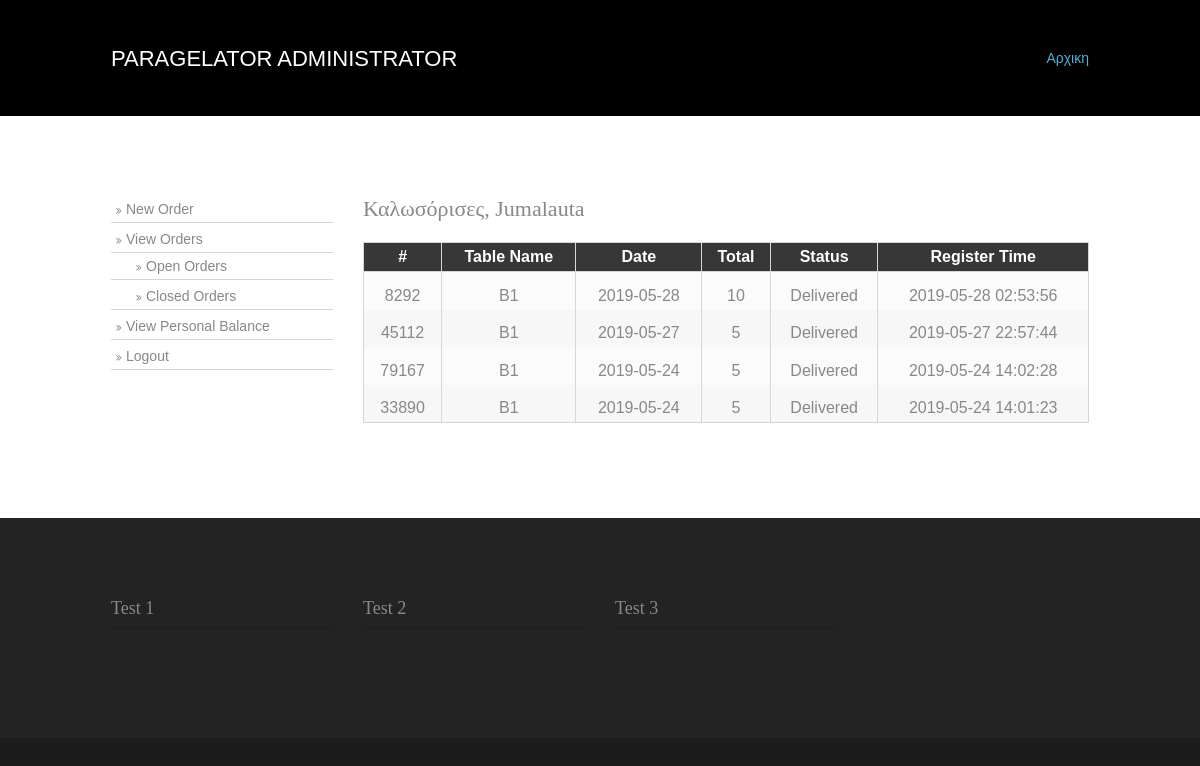
The page /index.php?disp_id=vorders&ord_type=closed (signed in) on the database its author committed.
### tables this page shows
CREATE TABLE IF NOT EXISTS `ordhead` (
  `order_id` int(11) NOT NULL,
  `table_id` int(11) NOT NULL,
  `date` date NOT NULL,
  `user_id` int(11) NOT NULL,
  `total` float NOT NULL,
  `status` int(11) NOT NULL,
  `regtime` datetime NOT NULL,
  `comptime` datetime DEFAULT NULL,
  PRIMARY KEY (`order_id`),
  KEY `table_id` (`table_id`),
  KEY `user_id` (`user_id`)
);

CREATE TABLE IF NOT EXISTS `tables` (
  `table_id` int(11) NOT NULL AUTO_INCREMENT,
  `table_name` varchar(250) NOT NULL,
  `sect_id` int(11) NOT NULL,
  PRIMARY KEY (`table_id`),
  KEY `sect_id` (`sect_id`)
);

### pages/vorders.php (the view, shortened to what this page needs)
<?php
include 'dbconnect.php';
if($_SESSION['role_id'] == 1){
	if($_GET['ord_type'] == 'open'){
?>
<table class="table table-condensed">
                                <thead>
                                    <tr>
										<th>#</th>
                                        <th>Table Name</th>
										<th>Date</th>
										<th>Total</th>
										<th>Status</th>
										<th>Register Time</th>
										<th>Action</th>
                                    </tr>
                                </thead>
								<tbody>
								<?php
											$sql = "SELECT * FROM ordhead WHERE user_id = " .$_SESSION['user_id']. " AND status = '1'";
											$result = $conn->query($sql);
											if($_SESSION['num'] == 0){
												$_SESSION['num'] = $result->num_rows;
											}else if($result->num_rows > $_SESSION['num']){
												echo $_SESSION['num'];
								?>
									<audio id="soundHandle" style="display: none;"></audio>
									<script>
									  soundHandle = document.getElementById('soundHandle');
									  soundHandle.src = 'assets/wryyy.mp3';
									  soundHandle.play();
									</script>
								<?php
												$_SESSION['num'] = $result->num_rows;
											}else if($result->num_rows < $_SESSION['num']){
												$_SESSION['num'] = $result->num_rows;
											}
											$sql = "SELECT * FROM ordhead WHERE user_id = " .$_SESSION['user_id']. " AND status != '3' ORDER BY regtime DESC";
											$result = $conn->query($sql);
											$sql2 = "SELECT * FROM tables";
											$result2 = $conn->query($sql2);
											$row2 = $result2->fetch_assoc();
											if ($result->num_rows > 0) {
												while($row = $result->fetch_assoc()) {
								?>
                                    <tr align="center" >
										<td><?php echo $row['order_id']; ?></td>
										<td><?php echo $row2['table_name']; ?></td>
										<td><?php echo $row['date']; ?></td>
										<td><?php echo $row['total']; ?></td>
										<td><?php if($row['status'] == '0'){
														echo "Pending";
												  }else if($row['status'] == 1){
														echo "Ready";
												  }else if($row['status'] == 2){
														echo "Serving";
												  }
											?>
										</td>
										<td><?php echo $row['regtime']; ?></td>
										<td><?php
												if($row['status'] == 1){
											?>
												<a href="index.php?disp_id=vorders&ord_type=open&ord_id=<?php echo $row['order_id']; ?>&state=serve">Set Serving</a>
											<?php
												}else if($row['status'] == 2){
											?>
												<a href="index.php?disp_id=vorders&ord_type=open&ord_id=<?php echo $row['order_id']; ?>&state=deliver">Set Delivered</a>
											<?php
												}
											?></td>
                                    </tr>
								<?php
												}
											} else {
												echo "0 results";
											}
								?>
									</tbody>
                            </table>
<?php
	}else if($_GET['ord_type'] == 'closed'){
?>
<table class="table table-condensed">
                                <thead>
                                    <tr>
										<th>#</th>
                                        <th>Table Name</th>
										<th>Date</th>
										<th>Total</th>
										<th>Status</th>
										<th>Register Time</th>
                                    </tr>
                                </thead>
								<tbody>
								<?php
											$sql = "SELECT * FROM ordhead WHERE user_id = " .$_SESSION['user_id']. " AND status = '3' ORDER BY regtime DESC";
											$result = $conn->query($sql);
											$sql2 = "SELECT * FROM tables";
											$result2 = $conn->query($sql2);
											$row2 = $result2->fetch_assoc();
											if ($result->num_rows > 0) {
												while($row = $result->fetch_assoc()) {
								?>
                                    <tr align="center" >
										<td><?php echo $row['order_id']; ?></td>
										<td><?php echo $row2['table_name']; ?></td>
										<td><?php echo $row['date']; ?></td>
										<td><?php echo $row['total']; ?></td>
										<td><?php if($row['status'] == '3'){
														echo "Delivered";
												  }
											?>
										</td>
										<td><?php echo $row['regtime']; ?></td>
                                    </tr>
								<?php
												}
											} else {
												echo "0 results";
											}
								?>
									</tbody>
                            </table>
<?php
	}
}else if($_SESSION['role_id'] == 2 && $_GET['ord_type'] == 'pending'){
	?>
	<table id="orders" class="table table-condensed">
                                <thead>
                                    <tr>
										<th>#</th>
                                        <th>Table Name</th>
										<th>Date</th>
										<th>Total</th>
										<th>Status</th>
										<th>Register Time</th>
										<th>Action</th>
                                    </tr>
                                </thead>
								<tbody>
								<?php
											$sql = "SELECT * FROM ordhead WHERE status = '0' ORDER BY regtime DESC";
											$result = $conn->query($sql);
											$sql2 = "SELECT * FROM tables";
											$result2 = $conn->query($sql2);
											$row2 = $result2->fetch_assoc();
											if($_SESSION['num'] == 0){
												$_SESSION['num'] = $result->num_rows;
											}else if($result->num_rows > $_SESSION['num']){
								?>
									<audio id="soundHandle" style="display: none;"></audio>
									<script>
									  soundHandle = document.getElementById('soundHandle');
									  soundHandle.src = 'assets/wryyy.mp3';
									  soundHandle.play();
									</script>
								<?php
												$_SESSION['num'] = $result->num_rows;
											}else if($result->num_rows < $_SESSION['num']){
												$_SESSION['num'] = $result->num_rows;
											}
											if ($result->num_rows > 0) {
												while($row = $result->fetch_assoc()) {
								?>
                                    <tr align="center" >
										<td><?php echo $row['order_id']; ?></td>
										<td><?php echo $row2['table_name']; ?></td>
										<td><?php echo $row['date']; ?></td>
										<td><?php echo $row['total']; ?></td>
										<td><?php if($row['status'] == '0'){
														echo "Pending";
												  }else if($row['status'] == 1){
														echo "Ready";
												  }else if($row['status'] == 2){
														echo "Serving";
												  }
											?>
										</td>
										<td><?php echo $row['regtime']; ?></td>
										<td><a href="index.php?disp_id=vorders&order=<?php echo $row['order_id']; ?>">Ready</a></td>
                                    </tr>
								<?php
												}
											} else {
												echo "0 results";
											}
								?>
									</tbody>
                            </table>
<?php
}
?>

### index.php (shortened to what this page needs)
<?php
	if(!isset($_SESSION['loggedin'])){
		header('location: adminlogin.php');
	}else{
	include 'pages/adminheader.php';
?>
					<article class="content three_quarter">
						<h2>Καλωσόρισες, <?php if($_SESSION['loggedin'] == "bkeh97"){echo "Supreme Administrator ";} echo($_SESSION['loggedin']); ?></h2>
						<?php
							if(isset($_GET['disp_id'])){
								include 'pages/'.$_GET['disp_id'].'.php';
							}else{
								echo "<p>Τί θα κάνουμε σήμερα;</p><br>";
							}
						?>
					</article>
				</main>
			</div>
			<div class="wrapper row5">
			  <footer id="footer" class="clear">
				<div class="one_quarter first">
					<h6 class="title">Test 1</h6>
				</div>
				<div class="one_quarter">
					<h6 class="title">Test 2</h6>
				</div>
				<div class="one_quarter">
					<h6 class="title">Test 3</h6>
				</div>
			  </footer>
		</div>
		</div>
	</body>
</html>
<?php
	};
?>

### pages/adminheader.php (shortened to what this page needs)
<html>
	<head>
		<link href="layout/styles/layout.css" rel="stylesheet" type="text/css" media="all">
		<link href="layout/styles/login.css" rel="stylesheet">
	</head>
	<body id="top">
		<div class="row100 bgded">
			<header id="header" class="clear">
				<div id="logo" class="fl_left">
				<h1><a href="index.php">Paragelator Administrator</a></h1>
			  </div>
				<nav id="mainav" class="fl_right">
					<li class="active"><a href="index.php">Αρχικη</a></li>
				</nav>
			</header>
			<div class="wrapper row3">
						<main class="container clear">
							<div class="sidebar one_quarter first">
								<nav class="sdb_holder">
									<ul>
										<?php
											if($_SESSION['role_id'] == 0){
										?>
										<li><a href="index.php?disp_id=umanage">Manage Personel</a></li>
										<li><a href="index.php?disp_id=catmanage">Manage Product Categories</a></li>
										<li><a href="index.php?disp_id=prodmanage">Manage Catalogue</a></li>
										<li><a href="index.php?disp_id=vorders">View Orders</a></li>
										<?php
											}else if($_SESSION['role_id'] == 1){
										?>
										<li><a href="index.php?disp_id=neworder">New Order</a></li>
										<li><a href="#">View Orders</a>
										<ul>
											<li><a href="index.php?disp_id=vorders&ord_type=open">Open Orders</a></li>
											<li><a href="index.php?disp_id=vorders&ord_type=closed">Closed Orders</a></li>
										</ul>
										</li>
										<li><a href="index.php?disp_id=vbalance&user_id=<?php echo $_SESSION['user_id']; ?>">View Personal Balance</a></li>
										<?php
											}else if($_SESSION['role_id'] == 2){
										?>
										<li><a href="index.php?disp_id=vorders&ord_type=pending">View Orders</a></li>
										<?php
											}else if($_SESSION['role_id'] == 3){
										?>
										<li><a href="index.php?disp_id=vorders">View Orders</a></li>
										<li><a href="index.php?disp_id=vbalance">View Balance</a></li>
										<?php
											}else{
										?>
										<li><a onclick="document.getElementById('modal-wrapper').style.display='block'">Εισαγωγή Προϊόντος</a></li>
										<li><a href="productlists.php">Επεξεργασία Προϊόντων</a></li>
										<?php
											}
										?>
										<li><a href="index.php?logout">Logout</a></li>
									</ul>
								</nav>
								</div>

### layout/styles/layout.css (style rules this page uses)
#header { padding:30px 0; }
#header #logo { margin-top:16px; }
#header #logo h1 { margin:0; padding:0; font-size:22px; text-transform:uppercase; }
.container { padding:80px 0; }
.sidebar .sdb_holder { margin-bottom:50px; }
.sidebar .sdb_holder:last-child { margin-bottom:0; }
#footer { padding:80px 0; }
#footer .title { margin:0 0 30px 0; padding:0 0 8px 0; border-bottom:1px solid; font-size:18px; text-transform:capitalize; }
.faico a, #mainav *, #backtotop { transition:all .3s ease-in-out; }
nav ul, nav ol { margin:0; padding:0; list-style:none; }
#mainav, #breadcrumb, .sidebar nav { line-height:normal; }
#mainav .drop::after, #mainav li li .drop::after, #breadcrumb li a::after, .sidebar nav a::after { position:absolute; font-family:"FontAwesome"; font-size:10px; line-height:10px; }
#mainav li { display:inline-block; position:relative; margin:0 20px 0 0; padding:0; }
#mainav li:last-child { margin-right:0; }
#mainav li a { display:block; padding:20px 0; }
.sidebar nav { display:block; width:100%; }
.sidebar nav li { margin:0 0 3px 0; padding:0; }
.sidebar nav a { display:block; position:relative; margin:0; padding:5px 10px 5px 15px; text-decoration:none; border:solid; border-width:0 0 1px 0; }
.sidebar nav a::after { top:9px; left:5px; content:"\f101"; }
.sidebar nav ul ul a { padding-left:35px; }
.sidebar nav ul ul a::after { left:25px; }
table, th, td { border:1px solid; border-collapse:collapse; vertical-align:top; }
table, th { table-layout:auto; }
table { width:100%; margin-bottom:15px; }
th, td { padding:5px 8px; }
td { border-width:0 1px; }
body { color:#888888; background-color:#1C1C1C; }
a { color:#56AED4; }
.row3 { color:#888888; background-color:#FFFFFF; }
.row5 { color:#888888; background-color:#232323; }
.row100 { color:#FFFFFF; background-color:#000000; }
#header #logo a { color:inherit; }
#footer .title { border-color:#1C1C1C; }
#mainav li a { color:inherit; }
#mainav .active a, #mainav a:hover, #mainav li:hover > a { color:#56AED4; background-color:inherit; }
.container .sidebar nav a { color:inherit; border-color:#D7D7D7; }
table, th, td, #comments .avatar, #comments input, #comments textarea { border-color:#D7D7D7; }
th { color:#FFFFFF; background-color:#373737; }
tr, #comments li, #comments input[type="submit"], #comments input[type="reset"] { color:inherit; background-color:#FBFBFB; }
tr:nth-child(even), #comments li:nth-child(even) { color:inherit; background-color:#F7F7F7; }
@media screen and (min-width:978px) { #header, #pageintro, #breadcrumb, .container, #shout, #footer, #copyright { max-width:978px; } }

### layout/styles/login.css (style rules this page uses)
* { margin:0px; padding:0px; font-family:Helvetica, Arial, sans-serif; }
td:not(.dropdown) { padding-top: 2%; }

### layout/styles/framework.css (style rules this page uses)
html { overflow-y:scroll; overflow-x:hidden; }
html, body { margin:0; padding:0; font-size:14px; line-height:1.6em; }
*, *::before, *::after { box-sizing:border-box; }
.bgded { background-position:top center; background-repeat:no-repeat; background-size:cover; }
.clear, .group { display:block; }
.clear::before, .clear::after, .group::before, .group::after { display:table; content:""; }
.clear, .clear::after, .group, .group::after { clear:both; }
a { outline:none; text-decoration:none; }
.fl_left, .imgl { float:left; }
.fl_right, .imgr { float:right; }
body, input, textarea, select { font-family:Verdana, Geneva, sans-serif; }
h1, h2, h3, h4, h5, h6, .heading { font-family:Georgia, "Times New Roman", Times, serif; }
h1, h2, h3, h4, h5, h6, .heading { margin:0 0 20px 0; font-size:22px; line-height:normal; font-weight:normal; text-transform:capitalize; }
.wrapper { display:block; width:100%; margin:0; padding:0; text-align:left; word-wrap:break-word; }
#header, #pageintro, #breadcrumb, .container, #shout, #footer, #copyright { display:block; margin:0 auto; }
address, article, aside, figcaption, figure, footer, header, main, nav, section { display:block; margin:0; padding:0; }
.one_half, .one_third, .two_third, .one_quarter, .two_quarter, .three_quarter { display:inline-block; float:left; margin:0 0 0 3.06748466257669%; list-style:none; }
.first { margin-left:0; clear:left; }
.one_quarter { width:22.69938650306748%; }
.three_quarter { width:74.23312883435584%; }

### rows shown on the page
ordhead: order_id "8292", table.table_name "B1", date "2019-05-28", total "10", status "Delivered", regtime "2019-05-28 02:53:56"
ordhead: order_id "45112", table.table_name "B1", date "2019-05-27", total "5", status "Delivered", regtime "2019-05-27 22:57:44"
ordhead: order_id "79167", table.table_name "B1", date "2019-05-24", total "5", status "Delivered", regtime "2019-05-24 14:02:28"
ordhead: order_id "33890", table.table_name "B1", date "2019-05-24", total "5", status "Delivered", regtime "2019-05-24 14:01:23"

### other values the page prints
$_SESSION['loggedin'] "Jumalauta"
